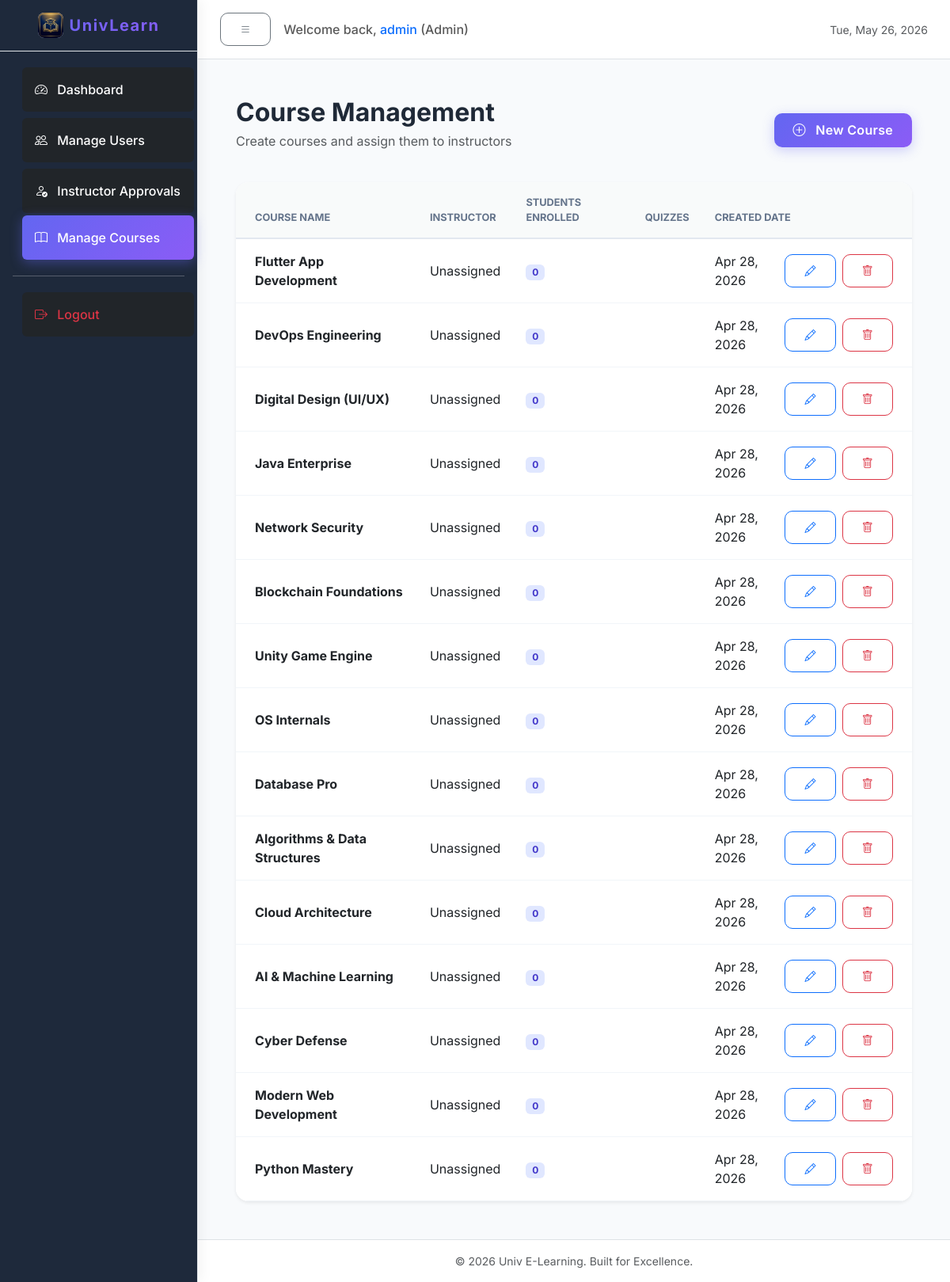
The app's page /index.php?page=admin-courses (signed in) with its own data.
### tables this page shows
CREATE TABLE IF NOT EXISTS courses (
    CourseID INT AUTO_INCREMENT PRIMARY KEY,
    CourseName VARCHAR(100) NOT NULL,
    Description TEXT,
    CreatedAt TIMESTAMP DEFAULT CURRENT_TIMESTAMP
);

### app/controllers/AdminController.php (called while the page is built, shortened)
<?php
class AdminController {
    private $pdo;
    public function __construct($pdo) {
        $this->pdo = $pdo;
    }
    public function courses() {
        $stmt = $this->pdo->query("SELECT c.*,
                                   COUNT(DISTINCT e.EnrollmentID) as EnrollmentCount,
                                   COUNT(DISTINCT q.QuizID) as QuizCount,
                                   GROUP_CONCAT(DISTINCT u.Username ORDER BY u.Username SEPARATOR ', ') as InstructorNames
                                   FROM courses c
                                   LEFT JOIN enrollments e ON c.CourseID = e.CourseID
                                   LEFT JOIN quizzes q ON c.CourseID = q.CourseID
                                   LEFT JOIN instructor_courses ic ON c.CourseID = ic.CourseID
                                   LEFT JOIN users u ON ic.InstructorID = u.UserID
                                   GROUP BY c.CourseID
                                   ORDER BY c.CreatedAt DESC");
        $courses = $stmt->fetchAll();
        require __DIR__ . '/../views/admin/courses.php';
    }
}

### app/views/admin/courses.php (the view, shortened to what this page needs)
<?php
include __DIR__ . '/../partials/header.php';
include __DIR__ . '/../partials/sidebar_v2.php';
?>
<div class="container-fluid p-4">
    <div class="d-flex justify-content-between align-items-center mb-4">
        <div>
            <h2 class="fw-bold mb-1">Course Management</h2>
            <p class="text-muted">Create courses and assign them to instructors</p>
        </div>
        <a href="?page=admin-create-course" class="btn btn-primary">
            <i class="bi bi-plus-circle me-2"></i> New Course
        </a>
    </div>
    <div class="card border-0 shadow-sm">
        <div class="card-body p-0">
            <div class="table-responsive">
                <table class="table table-hover align-middle mb-0">
                    <thead class="bg-light">
                        <tr>
                            <th class="ps-4">Course Name</th>
                            <th>Instructor</th>
                            <th>Students Enrolled</th>
                            <th>Quizzes</th>
                            <th class="pe-4">Created Date</th>
                        </tr>
                    </thead>
                    <tbody>
                        <?php if (empty($courses)): ?>
                            <tr>
                                <td colspan="5" class="text-center py-5">
                                    <p class="text-muted mb-0">No courses found.</p>
                                </td>
                            </tr>
                        <?php else: ?>
                            <?php foreach ($courses as $course): ?>
                                <tr>
                                    <td class="ps-4 fw-bold"><?php echo htmlspecialchars($course['CourseName']); ?></td>
                                    <td><?php echo htmlspecialchars($course['InstructorNames'] ?: 'Unassigned'); ?></td>
                                    <td>
                                        <span class="badge bg-soft-primary"><?php echo $course['EnrollmentCount']; ?></span>
                                    </td>
                                    <td>
                                        <span class="badge bg-soft-info"><?php echo $course['QuizCount']; ?></span>
                                    </td>
                                    <td class="pe-4">
                                        <div class="d-flex align-items-center gap-2">
                                            <span><?php echo date('M d, Y', strtotime($course['CreatedAt'])); ?></span>
                                            <a href="?page=admin-edit-course&id=<?php echo $course['CourseID']; ?>" class="btn btn-sm btn-outline-primary">
                                                <i class="bi bi-pencil"></i>
                                            </a>
                                            <form method="POST" action="?page=admin-delete-course" class="d-inline">
                                                <button type="submit" class="btn btn-sm btn-outline-danger" onclick="return confirm('Delete this course?')">
                                                    <i class="bi bi-trash"></i>
                                                </button>
                                            </form>
                                        </div>
                                    </td>
                                </tr>
                            <?php endforeach; ?>
                        <?php endif; ?>
                    </tbody>
                </table>
            </div>
        </div>
    </div>
</div>
<?php include __DIR__ . '/../partials/footer.php'; ?>

### index.php (shortened to what this page needs)
<?php
require_once 'config/config.php';
require_once 'app/controllers/AdminController.php';
$page = $_GET['page'] ?? 'login';
$adminCtrl = new AdminController($pdo);
switch ($page) {
    case 'admin-courses':
        $adminCtrl->courses();
        break;
}
?>

### app/views/partials/header.php (shortened to what this page needs)
<!DOCTYPE html>
<html lang="en">
<head>
    <link href="https://cdn.jsdelivr.net/npm/bootstrap@5.3.0/dist/css/bootstrap.min.css" rel="stylesheet">
    <link rel="stylesheet" href="https://cdn.jsdelivr.net/npm/bootstrap-icons@1.10.0/font/bootstrap-icons.css">
    <link rel="stylesheet" href="https://cdn.jsdelivr.net/npm/sweetalert2@11.7.3/dist/sweetalert2.min.css">
    <link rel="stylesheet" href="https://cdnjs.cloudflare.com/ajax/libs/animate.css/4.1.1/animate.min.css">
    <link rel="stylesheet" href="public/css/style.css">
</head>
<body>

### app/views/partials/sidebar_v2.php (shortened to what this page needs)
<?php
$user_type = $_SESSION['user_type'] ?? 'Student';
$current_page = $_GET['page'] ?? '';
?>
<div id="wrapper" class="d-flex">
    <div class="bg-dark text-white border-end" id="sidebar-wrapper" style="min-width: 250px; min-height: 100vh;">
        <div class="sidebar-heading border-bottom p-3 fs-5 fw-bold text-center text-primary">
            <img src="public/images/icons/icon-192.png" alt="UnivLearn" class="sidebar-logo me-2" width="32" height="32" style="width:32px;height:32px;max-width:32px;max-height:32px;object-fit:cover;">
            <span>Univ<span class="text-white">Learn</span></span>
        </div>
    <div class="list-group list-group-flush p-3">
        <a href="?page=dashboard" class="list-group-item list-group-item-action bg-dark text-white border-0 py-3 rounded mb-1 <?php echo (in_array($current_page, ['dashboard', 'instructor-dashboard', 'admin-dashboard'])) ? 'active bg-primary' : ''; ?>">
            <i class="bi bi-speedometer2 me-2"></i> Dashboard
        </a>
        <?php if ($user_type === 'Admin'): ?>
            <a href="?page=admin-users" class="list-group-item list-group-item-action bg-dark text-white border-0 py-3 rounded mb-1 <?php echo ($current_page == 'admin-users') ? 'active bg-primary' : ''; ?>">
                <i class="bi bi-people me-2"></i> Manage Users
            </a>
            <a href="?page=manage-instructors" class="list-group-item list-group-item-action bg-dark text-white border-0 py-3 rounded mb-1 <?php echo ($current_page == 'manage-instructors') ? 'active bg-primary' : ''; ?>">
                <i class="bi bi-person-check me-2"></i> Instructor Approvals
            </a>
            <a href="?page=admin-courses" class="list-group-item list-group-item-action bg-dark text-white border-0 py-3 rounded mb-1 <?php echo ($current_page == 'admin-courses') ? 'active bg-primary' : ''; ?>">
                <i class="bi bi-book me-2"></i> Manage Courses
            </a>
        <?php endif; ?>
        <hr class="bg-light">
        <a href="?page=logout" class="list-group-item list-group-item-action bg-dark text-danger border-0 py-3 rounded">
            <i class="bi bi-box-arrow-right me-2"></i> Logout
        </a>
    </div>
</div>
<div id="page-content-wrapper" class="w-100">
    <nav class="navbar navbar-expand-lg navbar-light bg-white border-bottom p-3">
        <div class="container-fluid">
                <button class="btn btn-outline-secondary btn-sm me-3" id="menu-toggle" aria-label="Toggle navigation" aria-controls="sidebar-wrapper" aria-expanded="false">
                    <i class="bi bi-list"></i>
                </button>
                <span class="navbar-text fw-medium">
                    Welcome back, <span class="text-primary"><?php echo htmlspecialchars($_SESSION['username'] ?? 'Guest'); ?></span> (<?php echo $_SESSION['user_type'] ?? 'Student'; ?>)
                </span>
            <div class="ms-auto">
                <span class="text-muted small"><?php echo date('D, M j, Y'); ?></span>
            </div>
        </div>
    </nav>
    <div class="container-fluid p-4">

### app/views/partials/footer.php (shortened to what this page needs)
    </div>
    <footer class="mt-auto py-3 bg-white border-top text-center text-muted small">
        &copy; <?php echo date('Y'); ?> <?php echo APP_NAME; ?>. Built for Excellence.
    </footer>
</div>
</div>
</body>
</html>

### public/css/style.css (style rules this page uses)
:root { --primary-color: #6366f1; --primary-hover: #4f46e5; --secondary-color: #8b5cf6; --dark-bg: #0f172a; --sidebar-bg: #1e293b; --text-main: #1f2937; --text-muted: #64748b; --glass-bg: rgba(255, 255, 255, 0.85); --glass-border: rgba(255, 255, 255, 0.3); }
body { font-family: 'Inter', 'Segoe UI', sans-serif; color: var(--text-main); background-color: #f8fafc; -webkit-font-smoothing: antialiased; }
html, body { max-width: 100%; overflow-x: hidden; }
#sidebar-wrapper { transition: margin 0.3s cubic-bezier(0.4, 0, 0.2, 1); background-color: var(--sidebar-bg) !important; box-shadow: 4px 0 15px rgba(0,0,0,0.05); z-index: 1000; }
.sidebar-heading { letter-spacing: 1.5px; font-weight: 700; color: #f8fafc; background: linear-gradient(90deg, var(--primary-color), var(--secondary-color)); -webkit-background-clip: text; -webkit-text-fill-color: transparent; display: flex; align-items: center; justify-content: center; overflow: hidden; }
.sidebar-logo { width: 32px !important; height: 32px !important; max-width: 32px !important; max-height: 32px !important; min-width: 32px; flex: 0 0 32px; border-radius: 8px; object-fit: cover; background: #ffffff; -webkit-text-fill-color: initial; display: inline-block; }
.list-group-item { border: none; transition: all 0.3s ease; font-weight: 500; color: #cbd5e1; background: transparent; margin: 4px 12px; border-radius: 8px; }
.list-group-item.active { background: linear-gradient(135deg, var(--primary-color), var(--secondary-color)) !important; color: #ffffff !important; box-shadow: 0 4px 15px rgba(99, 102, 241, 0.4); }
.card { border: 1px solid rgba(255, 255, 255, 0.6); border-radius: 16px; background: var(--glass-bg); backdrop-filter: blur(12px); -webkit-backdrop-filter: blur(12px); box-shadow: 0 8px 32px rgba(0, 0, 0, 0.05); transition: transform 0.3s cubic-bezier(0.34, 1.56, 0.64, 1), box-shadow 0.3s ease; overflow: hidden; }
.bg-soft-primary { background-color: #e0e7ff; color: #4338ca; }
.btn { border-radius: 10px; font-weight: 600; padding: 0.6rem 1.5rem; transition: all 0.3s ease; text-transform: none; letter-spacing: 0.3px; }
.btn-primary { background: linear-gradient(135deg, var(--primary-color), var(--secondary-color)); border: none; box-shadow: 0 4px 15px rgba(99, 102, 241, 0.3); }
.table { border-collapse: separate; border-spacing: 0; }
.table thead th { background-color: rgba(249, 250, 251, 0.8); text-transform: uppercase; font-size: 0.8rem; font-weight: 700; color: var(--text-muted); border-bottom: 2px solid #e2e8f0; padding: 1rem; }
.table tbody td { padding: 1rem; vertical-align: middle; border-bottom: 1px solid #f1f5f9; }
.table tbody tr { transition: background-color 0.2s ease; }
#sidebar-wrapper { width: 250px; flex: 0 0 250px; }
#page-content-wrapper { width: 100%; min-height: 100vh; margin-left: 0; min-width: 0; transition: margin 0.3s ease; }

### records on screen
courses: CourseName "Flutter App Development", InstructorNames "Unassigned", EnrollmentCount "0", CreatedAt "Apr 28, 2026"
courses: CourseName "DevOps Engineering", InstructorNames "Unassigned", EnrollmentCount "0", CreatedAt "Apr 28, 2026"
courses: CourseName "Digital Design (UI/UX)", InstructorNames "Unassigned", EnrollmentCount "0", CreatedAt "Apr 28, 2026"
courses: CourseName "Java Enterprise", InstructorNames "Unassigned", EnrollmentCount "0", CreatedAt "Apr 28, 2026"
courses: CourseName "Network Security", InstructorNames "Unassigned", EnrollmentCount "0", CreatedAt "Apr 28, 2026"
courses: CourseName "Blockchain Foundations", InstructorNames "Unassigned", EnrollmentCount "0", CreatedAt "Apr 28, 2026"
courses: CourseName "Unity Game Engine", InstructorNames "Unassigned", EnrollmentCount "0", CreatedAt "Apr 28, 2026"
courses: CourseName "OS Internals", InstructorNames "Unassigned", EnrollmentCount "0", CreatedAt "Apr 28, 2026"
courses: CourseName "Database Pro", InstructorNames "Unassigned", EnrollmentCount "0", CreatedAt "Apr 28, 2026"
courses: CourseName "Algorithms & Data Structures", InstructorNames "Unassigned", EnrollmentCount "0", CreatedAt "Apr 28, 2026"
courses: CourseName "Cloud Architecture", InstructorNames "Unassigned", EnrollmentCount "0", CreatedAt "Apr 28, 2026"
courses: CourseName "AI & Machine Learning", InstructorNames "Unassigned", EnrollmentCount "0", CreatedAt "Apr 28, 2026"
courses: CourseName "Cyber Defense", InstructorNames "Unassigned", EnrollmentCount "0", CreatedAt "Apr 28, 2026"
courses: CourseName "Modern Web Development", InstructorNames "Unassigned", EnrollmentCount "0", CreatedAt "Apr 28, 2026"
courses: CourseName "Python Mastery", InstructorNames "Unassigned", EnrollmentCount "0", CreatedAt "Apr 28, 2026"

### other values on screen
$_SESSION['username'] "admin"
$_SESSION['user_type'] "Admin"
APP_NAME "Univ E-Learning"
